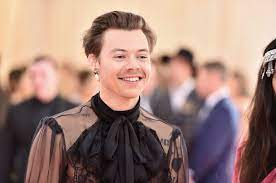
#> input picture training/harry_styles/descarga (1).jpg, 276 x 183 px, given as the content of the folder C:/Users/Jorge/Desktop/opencv/training/selena_gomez, which was not available
$ python face_train.py
#> lines starting #> are read from the running program, lines starting #| are printed output that depends on the picture; pictures that were not available may be replaced by others from this repository, and a replacement may not be noted
import os
import cv2 as cv
import numpy as np

people = ['selena_gomez', 'harry_styles', 'kate_beckinsale', 'henry_cavill']
# [5 lines of commented-out code are left out]

DIR = r'C:/Users/Jorge/Desktop/opencv/training'
haar_cascade = cv.CascadeClassifier('haar_cascades/haar_face.xml')

features = []
labels = []

def create_train():

    for person in people:
        path = os.path.join(DIR, person)
        label = people.index(person)
        for img in os.listdir(path):
            img_path = os.path.join(path, img)
            img_array = cv.imread(img_path)
#> img_array is the input picture: shape (183, 276, 3); mean B, G, R 118.6, 128, 157.8
            gray = cv.cvtColor(img_array, cv.COLOR_BGR2GRAY)
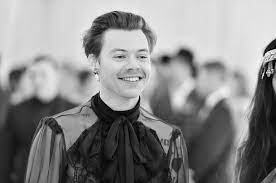
#> gray: shape (183, 276); min 0, max 255, mean 135.8
            # cv.imshow('gray', gray)
            # cv.waitKey(0)
            # cv.destroyAllWindows()
            faces_rect = haar_cascade.detectMultiScale(gray, scaleFactor=1.1, minNeighbors=4)
#> faces_rect = [[27, 62, 33, 33], [98, 32, 63, 63]]
            for (x, y, w, h) in faces_rect:
                faces_roi = gray[y:y+h, x:x+w]
                features.append(faces_roi)
                labels.append(label)
#> this loop made 2 passes
#> pass 1, in create_train, `faces_roi = gray[y:y+h, x:x+w]`:
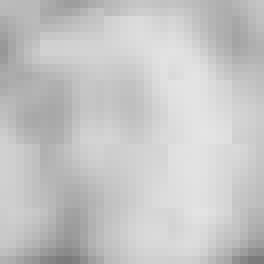
#> faces_roi: shape (33, 33) (shown 8 times larger); min 123, max 228, mean 197.7
#> pass 2, in create_train, `faces_roi = gray[y:y+h, x:x+w]`:
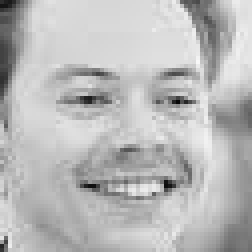
#> faces_roi: shape (63, 63) (shown 4 times larger); min 8, max 247, mean 185.2
#> after the loop, features = 2 items; labels = [0, 0]


create_train()
print('Training done ------------')

features = np.array(features, dtype='object')
labels = np.array(labels)

# Instance of the recognizer
face_recognizer = cv.face.LBPHFaceRecognizer_create()

# Train the recognizer on the features list and the labels list
face_recognizer.train(features, labels)

face_recognizer.save('trained/face_trained.yml')
np.save('trained/features.npy', features)
np.save('trained/labels.npy', labels)
